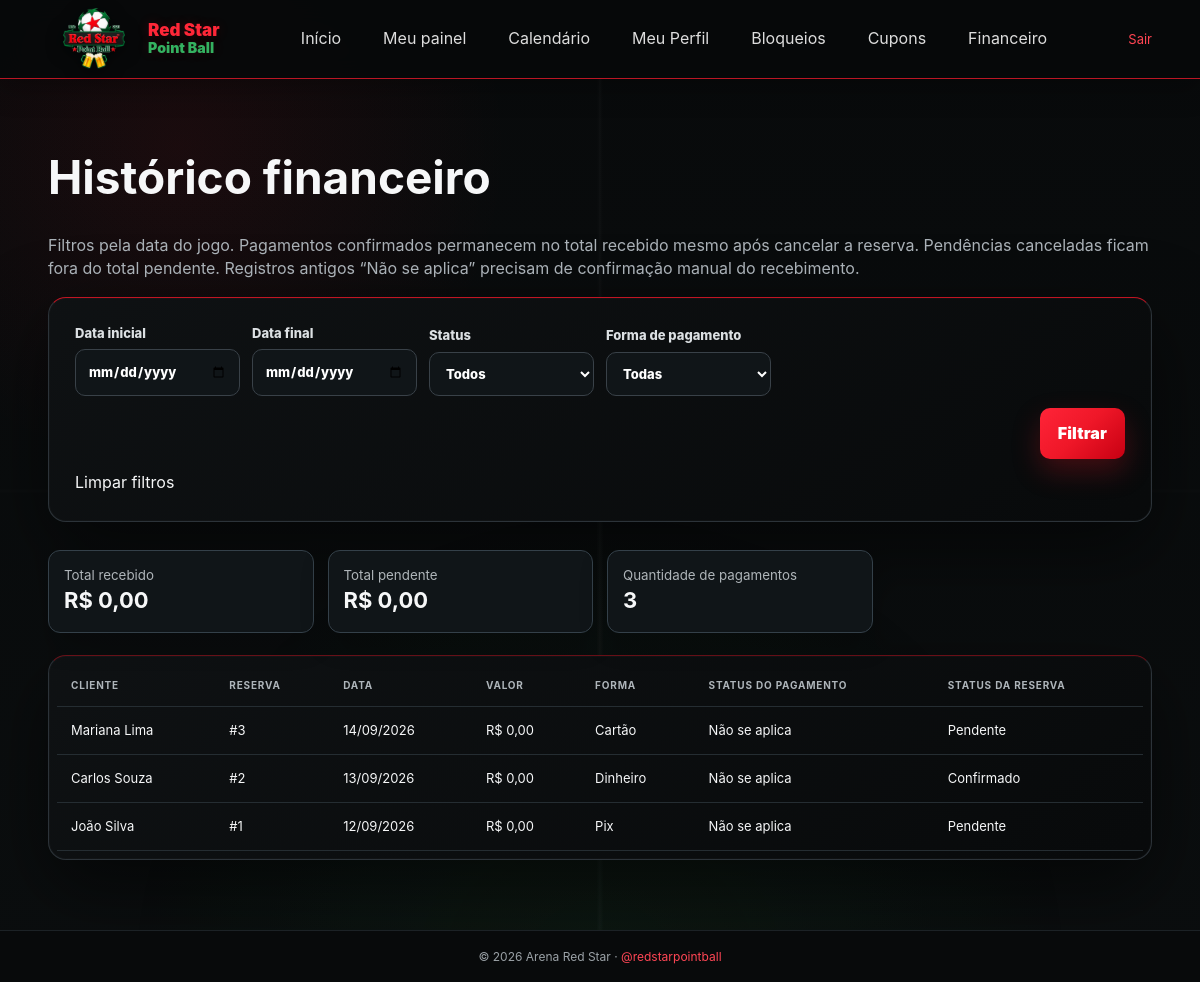
The app's page /financeiro.php (signed in), older data.
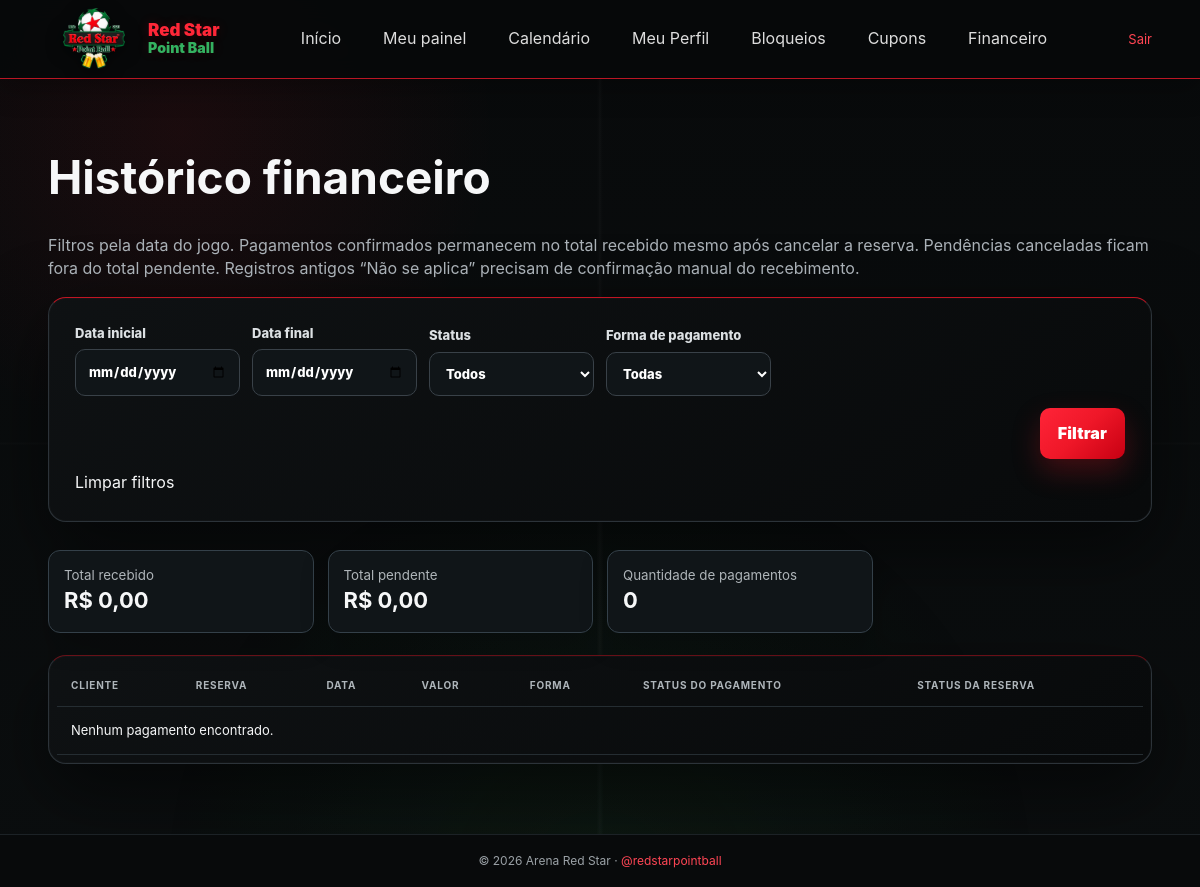
The same page, newer data.
### tables this page shows
CREATE TABLE IF NOT EXISTS agendamentos (
    id INT UNSIGNED AUTO_INCREMENT PRIMARY KEY,
    usuario_id INT UNSIGNED NULL,
    nome_cliente VARCHAR(120) NOT NULL,
    telefone VARCHAR(25) NOT NULL,
    data DATE NOT NULL,
    horario_inicio TIME NOT NULL,
    horario_fim TIME NOT NULL,
    forma_pagamento ENUM('Pix','Dinheiro','Cartão') NOT NULL DEFAULT 'Dinheiro',
    valor DECIMAL(10,2) NOT NULL DEFAULT 0.00,
    pagamento_status ENUM('Não se aplica','Pendente','Solicitado','Confirmado') NOT NULL DEFAULT 'Não se aplica',
    campo VARCHAR(50) NOT NULL DEFAULT 'Campo 1',
    status ENUM('Pendente','Confirmado','Cancelado') NOT NULL DEFAULT 'Pendente',
    created_at TIMESTAMP DEFAULT CURRENT_TIMESTAMP,
    CONSTRAINT fk_agendamento_usuario FOREIGN KEY (usuario_id) REFERENCES usuarios(id) ON DELETE SET NULL,
    INDEX idx_agenda (data, horario_inicio, horario_fim),
    INDEX idx_usuario (usuario_id),
    INDEX idx_status (status)
);

### financeiro.php (the view, shortened to what this page needs)
<?php
require_once 'app.php';auth(true);$rows=[];try{$rows=financial($_GET);}catch(Throwable $ex){handleError($ex);}
$received=0;$pending=0;
pageStart('Financeiro'); ?>
<h1>Histórico financeiro</h1><p class="muted">Filtros pela data do jogo. Pagamentos confirmados permanecem no total recebido mesmo após cancelar a reserva. Pendências canceladas ficam fora do total pendente. Registros antigos “Não se aplica” precisam de confirmação manual do recebimento.</p><form method="get" class="admin-form-card admin-form-grid"><label>Data inicial<input type="date" name="de" value="<?=e($_GET['de']??'')?>"></label><label>Data final<input type="date" name="ate" value="<?=e($_GET['ate']??'')?>"></label><label>Status<select name="status"><option value="">Todos</option><?php foreach(['Pendente','Solicitado','Confirmado','Cancelado'] as $s):?><option <?=($_GET['status']??'')===$s?'selected':''?>><?=e($s)?></option><?php endforeach;?></select></label><label>Forma de pagamento<select name="forma"><option value="">Todas</option><?php foreach(['Pix','Dinheiro','Cartão'] as $s):?><option <?=($_GET['forma']??'')===$s?'selected':''?>><?=e($s)?></option><?php endforeach;?></select></label><button class="primary-btn">Filtrar</button><a href="financeiro.php">Limpar filtros</a></form><section class="stats"><article><div><small>Total recebido</small><strong><?=money($received)?></strong></div></article><article><div><small>Total pendente</small><strong><?=money($pending)?></strong></div></article><article><div><small>Quantidade de pagamentos</small><strong><?=count($rows)?></strong></div></article></section>
<div class="table-card table-scroll"><table><thead><tr><th>Cliente</th><th>Reserva</th><th>Data</th><th>Valor</th><th>Forma</th><th>Status do pagamento</th><th>Status da reserva</th></tr></thead><tbody><?php if(!$rows):?><tr><td colspan="7">Nenhum pagamento encontrado.</td></tr><?php endif;foreach($rows as $r):?><tr><td><?=e($r['nome_cliente'])?></td><td>#<?=(int)$r['id']?></td><td><?=date('d/m/Y',strtotime($r['data']))?></td><td><?=money($r['valor'])?></td><td><?=e($r['forma_pagamento'])?></td><td><?=e($r['pagamento_status'])?></td><td><?=e($r['status'])?></td></tr><?php endforeach;?></tbody></table></div>
<?php pageEnd();

### app.php (shortened to what this page needs)
<?php
require_once __DIR__.'/db.php';
function e($v): string { return htmlspecialchars((string)$v, ENT_QUOTES, 'UTF-8'); }
function money($v): string { return 'R$ '.number_format((float)$v, 2, ',', '.'); }
function query(string $sql, array $params=[]): PDOStatement { global $pdo; $s=$pdo->prepare($sql); $s->execute($params); return $s; }
function pageStart(string $title): void { ?>
<!doctype html><html lang="pt-BR"><head><meta charset="utf-8"><meta name="viewport" content="width=device-width,initial-scale=1"><title><?=e($title)?> | Arena Red Star</title><link rel="stylesheet" href="style.css"></head><body class="dashboard-page"><header class="topbar"><a class="brand-mini" href="index.php"><img src="assets/logo-red-star.png" alt="Arena Red Star"><span>Red Star<br><small>Point Ball</small></span></a><nav class="nav-tabs"><a href="index.php">Início</a><?php if(isset($_SESSION['usuario_id'])): ?><a href="<?=($_SESSION['usuario_tipo']??'')==='admin'?'admin.php':'usuario.php'?>">Meu painel</a><a href="calendario.php">Calendário</a><a href="perfil.php">Meu Perfil</a><?php if(($_SESSION['usuario_tipo']??'')==='admin'):?><a href="bloqueios.php">Bloqueios</a><a href="cupons.php">Cupons</a><a href="financeiro.php">Financeiro</a><?php endif; else:?><a href="login.php">Entrar</a><a href="cadastro.php">Criar conta</a><?php endif;?></nav><?php if(isset($_SESSION['usuario_id'])):?><div class="user-actions"><a href="logout.php">Sair</a></div><?php endif;?></header><main class="section-wrap content-page"><?php showNotice(); }
function pageEnd(): void { ?></main><footer class="site-footer">© <?=date('Y')?> Arena Red Star · <a href="https://www.instagram.com/redstarpointball/" target="_blank" rel="noopener">@redstarpointball</a></footer></body></html><?php }
function financial(array $f): array {
    $where=[];$args=[];
    $status=$f['status']??''; if($status!=='') {
        if(!in_array($status,['Pendente','Solicitado','Confirmado','Cancelado'],true)) throw new DomainException('Status inválido.');
        if($status==='Cancelado') $where[]="status='Cancelado'"; else { $where[]="status<>'Cancelado' AND pagamento_status=?";$args[]=$status; }
    }
    return query('SELECT * FROM agendamentos'.($where?' WHERE '.implode(' AND ',$where):'').' ORDER BY data DESC,id DESC',$args)->fetchAll();
}

Row changes from the older to the newer data that the page shows:
removed agendamentos: nome_cliente "Mariana Lima", id "3", data "14/09/2026", valor "R$ 0,00", forma_pagamento "Cartão", pagamento_status "Não se aplica", status "Pendente"
removed agendamentos: nome_cliente "Carlos Souza", id "2", data "13/09/2026", valor "R$ 0,00", forma_pagamento "Dinheiro", pagamento_status "Não se aplica", status "Confirmado"
removed agendamentos: nome_cliente "João Silva", id "1", data "12/09/2026", valor "R$ 0,00", forma_pagamento "Pix", pagamento_status "Não se aplica", status "Pendente"
Text that changed along with them:
count($rows): "3" → "0"
text now shown: "Nenhum pagamento encontrado."
